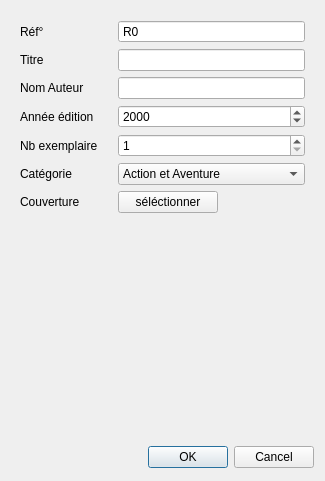
<?xml version="1.0" encoding="UTF-8"?>
<ui version="4.0">
 <class>Form</class>
 <widget class="QWidget" name="Form">
  <property name="geometry">
   <rect>
    <x>0</x>
    <y>0</y>
    <width>325</width>
    <height>481</height>
   </rect>
  </property>
  <property name="windowTitle">
   <string>Form</string>
  </property>
  <layout class="QVBoxLayout" name="verticalLayout">
   <item>
    <widget class="QWidget" name="formWidget" native="true">
     <property name="maximumSize">
      <size>
       <width>16777215</width>
       <height>255</height>
      </size>
     </property>
     <layout class="QFormLayout" name="formLayout">
      <property name="horizontalSpacing">
       <number>20</number>
      </property>
      <item row="0" column="0">
       <widget class="QLabel" name="label_9">
        <property name="text">
         <string>Réf°</string>
        </property>
       </widget>
      </item>
      <item row="0" column="1">
       <widget class="QSpinBox" name="ref">
        <property name="buttonSymbols">
         <enum>QAbstractSpinBox::NoButtons</enum>
        </property>
        <property name="prefix">
         <string>R</string>
        </property>
        <property name="maximum">
         <number>99999999</number>
        </property>
       </widget>
      </item>
      <item row="1" column="0">
       <widget class="QLabel" name="label">
        <property name="text">
         <string>Titre</string>
        </property>
       </widget>
      </item>
      <item row="1" column="1">
       <widget class="QLineEdit" name="titre"/>
      </item>
      <item row="2" column="0">
       <widget class="QLabel" name="label_2">
        <property name="text">
         <string>Nom Auteur</string>
        </property>
       </widget>
      </item>
      <item row="2" column="1">
       <widget class="QLineEdit" name="nomAut"/>
      </item>
      <item row="3" column="0">
       <widget class="QLabel" name="label_3">
        <property name="text">
         <string>Année édition</string>
        </property>
       </widget>
      </item>
      <item row="3" column="1">
       <widget class="QSpinBox" name="anneeEdition">
        <property name="minimum">
         <number>1000</number>
        </property>
        <property name="maximum">
         <number>2023</number>
        </property>
        <property name="value">
         <number>2000</number>
        </property>
       </widget>
      </item>
      <item row="4" column="0">
       <widget class="QLabel" name="label_6">
        <property name="text">
         <string>Nb exemplaire</string>
        </property>
       </widget>
      </item>
      <item row="4" column="1">
       <widget class="QSpinBox" name="nbExemp">
        <property name="minimum">
         <number>1</number>
        </property>
       </widget>
      </item>
      <item row="6" column="0">
       <widget class="QLabel" name="label_4">
        <property name="text">
         <string>Couverture</string>
        </property>
       </widget>
      </item>
      <item row="6" column="1">
       <widget class="QPushButton" name="selectCoverBtn">
        <property name="maximumSize">
         <size>
          <width>100</width>
          <height>16777215</height>
         </size>
        </property>
        <property name="text">
         <string>séléctionner</string>
        </property>
       </widget>
      </item>
      <item row="7" column="1">
       <widget class="QLabel" name="coverUrl">
        <property name="text">
         <string/>
        </property>
       </widget>
      </item>
      <item row="5" column="0">
       <widget class="QLabel" name="label_5">
        <property name="text">
         <string>Catégorie</string>
        </property>
       </widget>
      </item>
      <item row="5" column="1">
       <widget class="QComboBox" name="categorie">
        <item>
         <property name="text">
          <string>Action et Aventure</string>
         </property>
        </item>
        <item>
         <property name="text">
          <string>Classique</string>
         </property>
        </item>
        <item>
         <property name="text">
          <string>Détective et Mystère</string>
         </property>
        </item>
        <item>
         <property name="text">
          <string>Autre</string>
         </property>
        </item>
       </widget>
      </item>
     </layout>
    </widget>
   </item>
   <item>
    <layout class="QHBoxLayout" name="horizontalLayout">
     <property name="topMargin">
      <number>0</number>
     </property>
     <item>
      <spacer name="horizontalSpacer">
       <property name="orientation">
        <enum>Qt::Horizontal</enum>
       </property>
       <property name="sizeType">
        <enum>QSizePolicy::Fixed</enum>
       </property>
       <property name="sizeHint" stdset="0">
        <size>
         <width>125</width>
         <height>20</height>
        </size>
       </property>
      </spacer>
     </item>
     <item>
      <widget class="QLabel" name="coverImg">
       <property name="minimumSize">
        <size>
         <width>0</width>
         <height>80</height>
        </size>
       </property>
       <property name="text">
        <string/>
       </property>
      </widget>
     </item>
    </layout>
   </item>
   <item>
    <layout class="QHBoxLayout" name="horizontalLayout_2">
     <item>
      <widget class="QDialogButtonBox" name="buttonBox">
       <property name="maximumSize">
        <size>
         <width>16777215</width>
         <height>25</height>
        </size>
       </property>
       <property name="standardButtons">
        <set>QDialogButtonBox::Cancel|QDialogButtonBox::Ok</set>
       </property>
      </widget>
     </item>
    </layout>
   </item>
  </layout>
 </widget>
 <resources>
  <include location="test.qrc"/>
 </resources>
 <connections/>
</ui>
